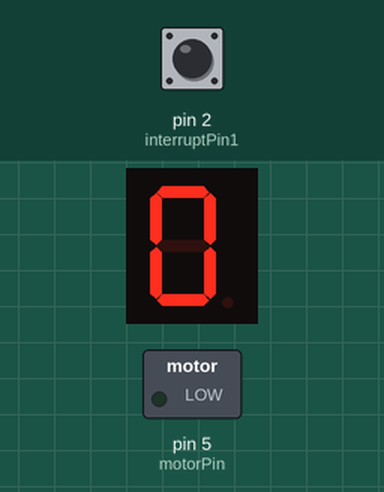
A sketch run on a simulated Arduino Uno, built with avr-gcc and run on an emulated ATmega328P. Parts: 1-digit seven-segment display, switched loads named in the sketch (green lamp = pin HIGH). Wiring (inferred from the names in the program): 1-digit 7-segment display, segments lit when LOW: segments pin 4, pin 6, pin 7, pin 8, pin 10, pin 11, pin 12. The inputs (shaded band) are chosen by the test bench; at power-on: pin 2 (interruptPin1) HIGH. The segment pins are drawn as the display they are named for; pins used as bus, display or sensor lines are not drawn.

Above: at 2.2 s.
2.3 s: pin 2 (interruptPin1) pulled LOW for 0.15 s
At 2.6 s:
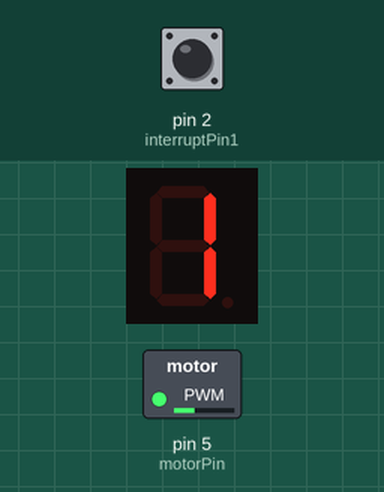
3.9 s: pin 2 (interruptPin1) pulled LOW for 1 s
At 5.0 s:
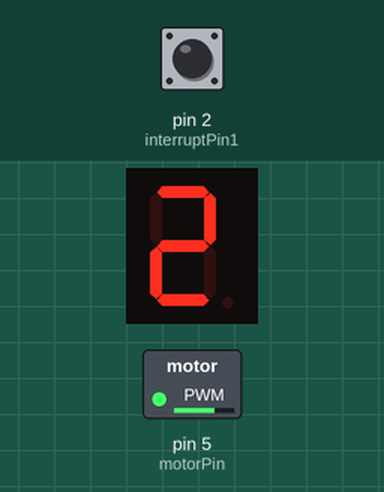
6.4 s: pin 2 (interruptPin1) pulled LOW for 0.15 s
At 6.9 s:
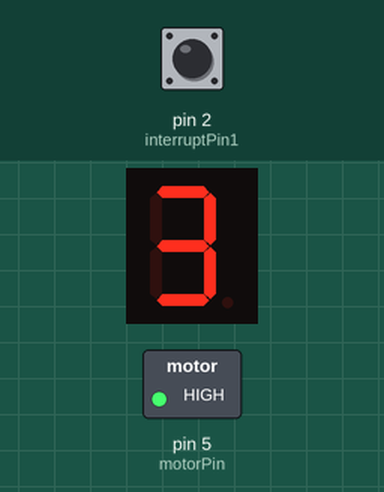
Timing chart, 0 to 9.4 s (numbered marks = the images above; inputs shaded):
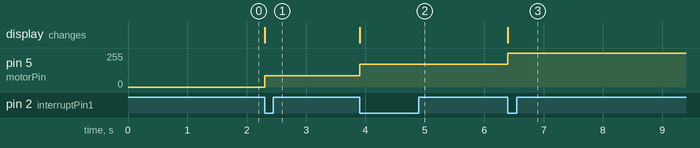

Measured:
- after the input at 2.3 s, pin 5 (motorPin): 0/255 → 85/255 at once; the display: changes at once (image 1)
- after the input at 3.9 s, pin 5 (motorPin): 85/255 → 170/255 at once; the display: changes at once (image 2)
- after the input at 6.4 s, pin 5 (motorPin): 170/255 → 255/255 at once; the display: changes at once (image 3)

The sketch:

bang.ino
```cpp
#include <Servo.h>

Servo servo1;
int servoPin1 = 9;
int motorPin = 5;

int segValue[4][7] = {
  {0,0,0,0,0,0,1}, //0
  {1,0,0,1,1,1,1}, //1
  {0,0,1,0,0,1,0}, //2
  {0,0,0,0,1,1,0}, //3
};
int segPin[8]={4,6,7,8,10,11,12}; //a,b,c,d,e,f,g 핀

int interruptPin1 = 2; //바람 세기 스위치버턴
int step = 0; //바람의세기 단계

void setup()
{
  pinMode(motorPin, OUTPUT); //DC모터

  for(int i=0;i<7;i++){ //7-Segment Display핀 모드를 선언과 동시체 초기 0단계 표시
    pinMode(segPin[i], OUTPUT);
    digitalWrite(segPin[i], segValue[0][i]);
  }

pinMode(interruptPin1, INPUT_PULLUP);
attachInterrupt(digitalPinToInterrupt(interruptPin1), exchange1, FALLING);

analogWrite(motorPin, 0); //바람세기 = 0
delay(1000);
}

void exchange1() {
  step++;
  if(step==4) step=0;
  for(int j=0;j<7;j++){
     digitalWrite(segPin[j], segValue[step][j]);
  }
  switch(step){
    case 0:
     analogWrite(motorPin, 0);
     break;
    case 1:
     analogWrite(motorPin, 85);
     break;
    case 2:
     analogWrite(motorPin, 170);
     break;
    case 3:
     analogWrite(motorPin, 255);
     break;
  }
}
```
